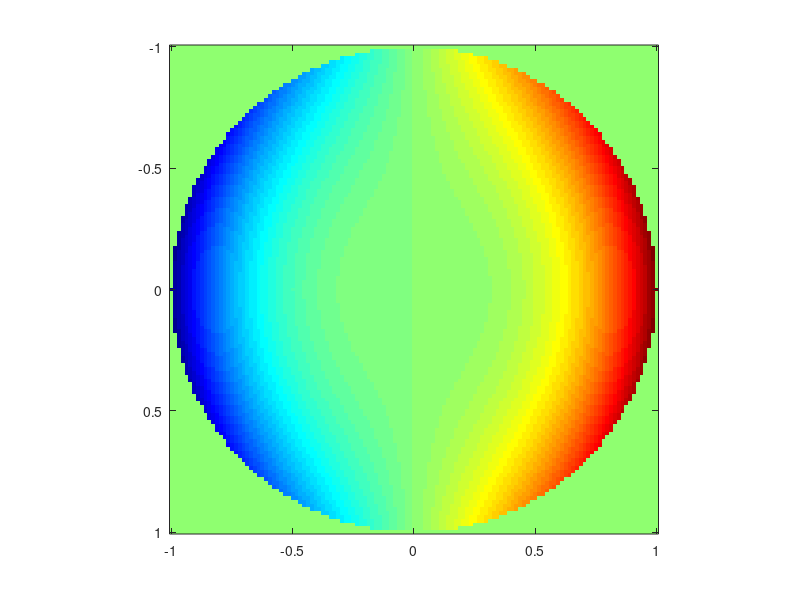
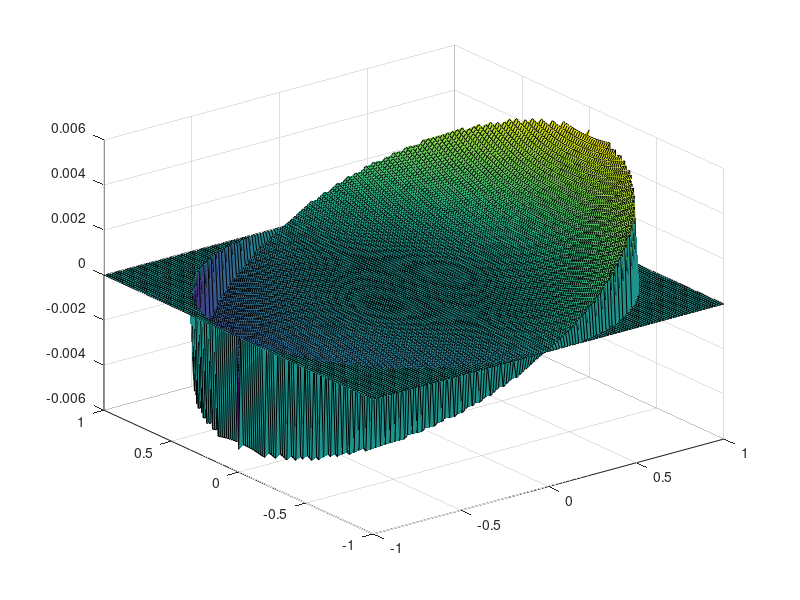
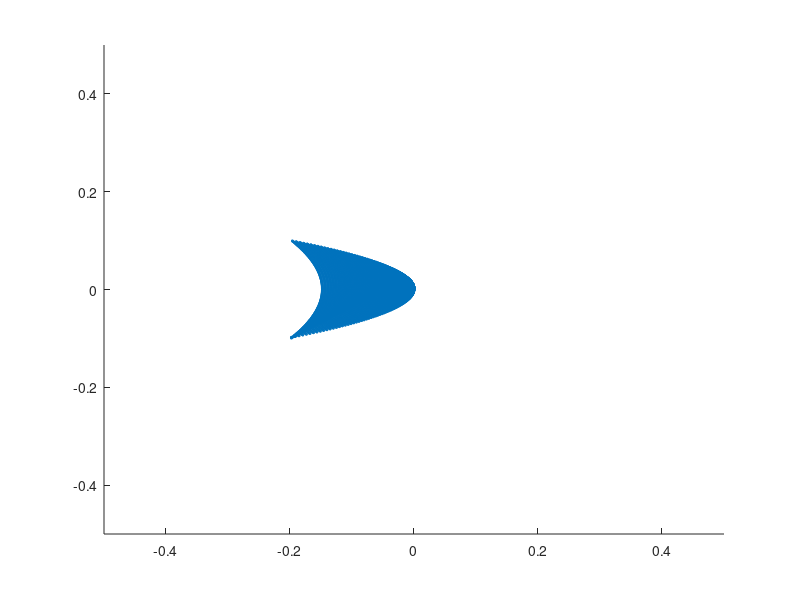
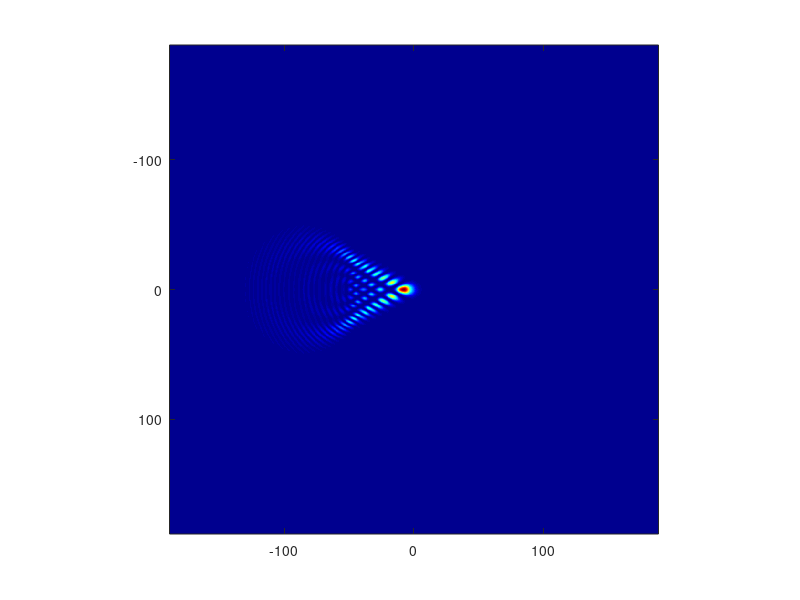

The MATLAB script that drew these images, in order:
% Aberration test
close all;clear;clc;
%% Aperature and Field setup
EPD=8.0;
FOV=3.5/180*pi;
NP=129;
NH=3;
py=linspace(-EPD/2,EPD/2,NP);
hy=FOV;
px=py;
hx=0;
[PX,PY,HX,HY]=ndgrid(px,py,hx,hy);

%% Wavelength and materials setup
wavelength_list=[0.486133,0.587562,0.656273];
ind_wavelength=2;
n_air=1.0;
B1_F2=1.39757037;
B2_F2=0.159201403;
B3_F2=1.26865430;
C1_F2=9.95906143e-3;
C2_F2=5.46931752e-2;
C3_F2=1.19248346e2;
n_F2_list=sqrt(1+B1_F2*wavelength_list.^2./(wavelength_list.^2-C1_F2)...
    +B2_F2*wavelength_list.^2./(wavelength_list.^2-C2_F2)...
    +B3_F2*wavelength_list.^2./(wavelength_list.^2-C3_F2));
n_F2=n_F2_list(ind_wavelength);
B1_K5=1.08511833;
B2_K5=0.199562005;
B3_K5=0.930511663;
C1_K5=6.61099503e-3;
C2_K5=2.41108660e-2;
C3_K5=1.11982777e2;
n_K5_list=sqrt(1+B1_K5*wavelength_list.^2./(wavelength_list.^2-C1_K5)...
    +B2_K5*wavelength_list.^2./(wavelength_list.^2-C2_K5)...
    +B3_K5*wavelength_list.^2./(wavelength_list.^2-C3_K5));
n_K5=n_K5_list(ind_wavelength);

%% Primary wavefront aberration terms
[PX2D,PY2D]=meshgrid(px/(EPD/2),py/(EPD/2));
[HX2D,HY2D]=meshgrid(hx/FOV,hy/FOV);
pupil_abs=double(sqrt(PX2D.^2+PY2D.^2)<=1);
r=sqrt(PX2D.^2+PY2D.^2);
phi=atan2(PY2D,PX2D);
h=sqrt(HX2D.^2+HY2D.^2);

% w040=4.326e-3;
% W=w040*r.^4;
w131=0.01/2;
W=w131*r.^3*h.*cos(phi);
% w222=0.005;
% W=w222*r.^2*h^2.*cos(phi).^2;
% w220=1.65259e-3;
% W=w220*r.^2*h^2;
% w311=9.129e-5;
% W=w311*r.*cos(phi)*h^3;
% w111=9.129e-5;
% W=w111*r.*cos(phi)*h;
figure;
imagesc(px/(EPD/2),py/(EPD/2),W.*pupil_abs);
axis image;colormap jet;

figure;
surf(px/(EPD/2),py/(EPD/2),W.*pupil_abs);

% PSF and MTF
E_XP=pupil_abs.*exp(-1i*2*pi/(wavelength_list(ind_wavelength)*1e-3)*W);
n_pad=(1024-128)/2; % see Zemax manual FFT-PSF, use pupil sampling=128
E_XP_pad=padarray(E_XP,[n_pad,n_pad]);
PSF=fftshift(fft2(ifftshift(E_XP_pad)))/numel(E_XP);
I_PSF=abs(PSF).^2;
I_PSF=I_PSF/max(I_PSF(:));
dfx=1/(1024*2/128);
fx=(-floor(size(E_XP_pad,1)/2):1:floor(size(E_XP_pad,1)/2))*dfx;
fy=fx;
f_number=5.0;
x_img=fx*2*f_number*wavelength_list(ind_wavelength);
y_img=fy*2*f_number*wavelength_list(ind_wavelength);
figure(7);
imagesc(x_img,y_img,I_PSF);
axis image;colormap jet;

MTF=fftshift(fft2(ifftshift(I_PSF)));
MTF=MTF./max(abs(MTF(:)));
center_ind=ceil(size(MTF,1)/2);
dspatial_freq=1/(128*f_number*wavelength_list(ind_wavelength)*1e-3);
spatial_freq=(-floor(size(MTF,1)/2):1:floor(size(MTF,1)/2))*dspatial_freq;
figure(8);
plot(spatial_freq(center_ind:end),abs(MTF(center_ind:end,center_ind)));hold on;
plot(spatial_freq(center_ind:end),abs(MTF(center_ind,center_ind:end)));hold off;
xlim([0,340]);

%% Ray aberrations
hx_from_OPD=-2*f_number*diff(W,1,2)/((px(2)-px(1))/(EPD/2));
hy_from_OPD=-2*f_number*diff(W,1,1)/((py(2)-py(1))/(EPD/2));

figure;
scatter(hx_from_OPD(:),hy_from_OPD(:),2);
xlim([-0.5,0.5]);ylim([-0.5,0.5]);